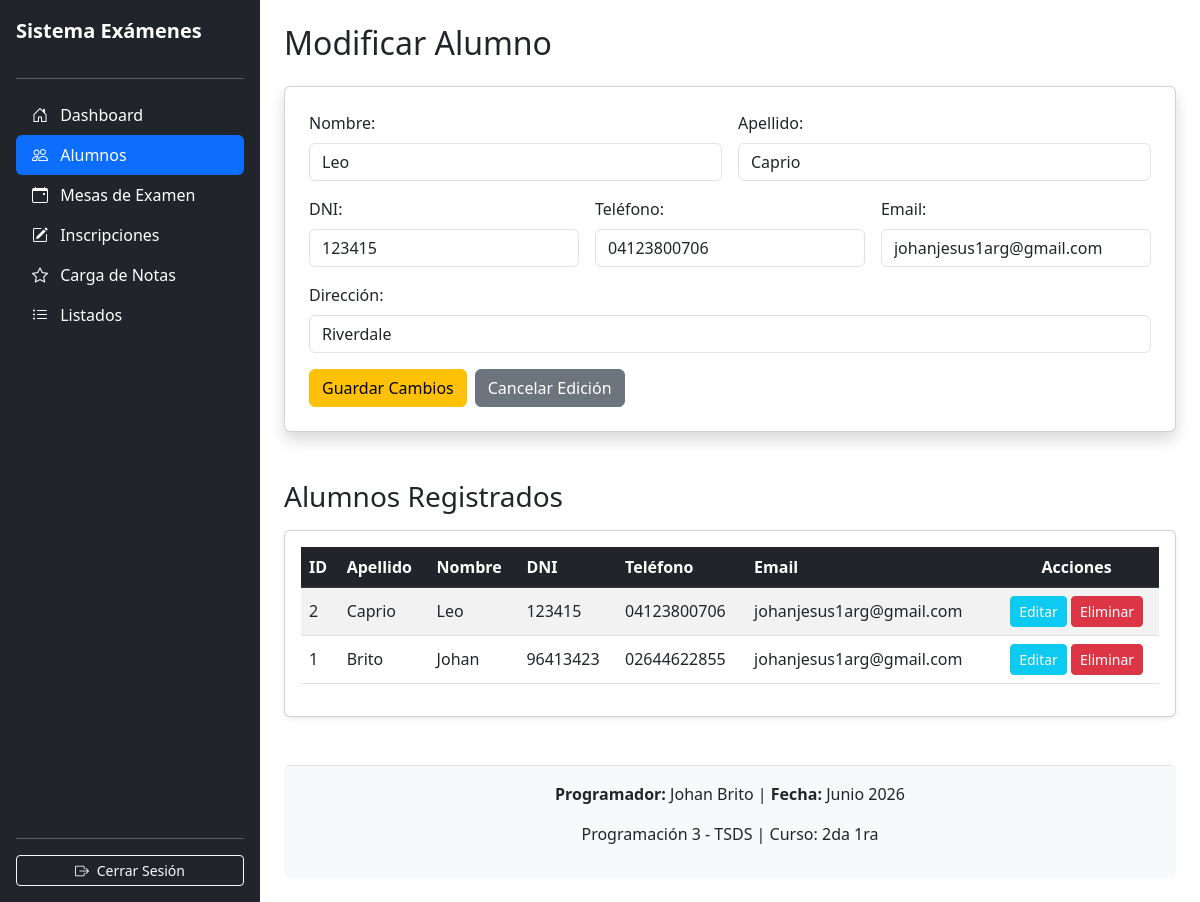
Screenshot of /mod_alumnos.php?editar=2 (signed in) with the database file from the repository.
### tables this page shows
CREATE TABLE `alumnos` (
  `id` int(11) NOT NULL,
  `dni` varchar(15) NOT NULL,
  `nombre` varchar(100) NOT NULL,
  `apellido` varchar(100) NOT NULL,
  `email` varchar(100) DEFAULT NULL,
  `telefono` varchar(50) DEFAULT NULL,
  `direccion` varchar(100) NOT NULL
);

### mod_alumnos.php (the view, shortened to what this page needs)
<?php
include("conexion.php");
$alumno_editar = null;
if (isset($_GET["editar"])) {
    $editado = $_GET["editar"];
    $consulta_buscar = "SELECT * FROM alumnos WHERE id = $editado";
    $res_buscar = mysqli_query($enlace, $consulta_buscar);
    if ($res_buscar && mysqli_num_rows($res_buscar) > 0) {
        $alumno_editar = mysqli_fetch_assoc($res_buscar);
    }
}
$consulta_lista = "SELECT * FROM alumnos ORDER BY id DESC";
$resultado_lista = mysqli_query($enlace, $consulta_lista);
?>
<!DOCTYPE html>
<html lang="es">
<head>
    <link href="https://cdn.jsdelivr.net/npm/bootstrap@5.3.0/dist/css/bootstrap.min.css" rel="stylesheet">
    <link rel="stylesheet" href="https://cdn.jsdelivr.net/npm/bootstrap-icons@1.11.3/font/bootstrap-icons.min.css">
</head>
<body>
    <div class="d-flex" style="min-height: 100vh;">
        <div class="d-flex flex-column flex-shrink-0 p-3 text-white bg-dark" style="width: 260px;">
            <a href="index.php" class="d-flex align-items-center mb-3 text-white text-decoration-none">
                <span class="fs-5 fw-bold">Sistema Exámenes</span>
            </a>
            <hr>
            <ul class="nav nav-pills flex-column mb-auto">
                <li><a href="index.php" class="nav-link text-white"><i class="bi bi-house-door me-2"></i> Dashboard</a></li>
                <li><a href="mod_alumnos.php" class="nav-link text-white active"><i class="bi bi-people me-2"></i> Alumnos</a></li>
                <li><a href="mod_mesas.php" class="nav-link text-white"><i class="bi bi-calendar-event me-2"></i> Mesas de Examen</a></li>
                <li><a href="mod_inscripciones.php" class="nav-link text-white"><i class="bi bi-pencil-square me-2"></i> Inscripciones</a></li>
                <li><a href="carga_notas.php" class="nav-link text-white"><i class="bi bi-star me-2"></i> Carga de Notas</a></li>
                <li><a href="listados.php" class="nav-link text-white"><i class="bi bi-list-ul me-2"></i> Listados</a></li>
            </ul>
            <hr>
            <a href="index.php?cerrar_sesion=1" class="btn btn-outline-light btn-sm"><i class="bi bi-box-arrow-right me-1"></i> Cerrar Sesión</a>
        </div>
        <div class="container-fluid p-4">
            <h2 class="mb-4"><?php echo $alumno_editar ? "Modificar Alumno" : "Alta de Alumno"; ?></h2>
            <form action="mod_alumnos.php" method="POST" class="card p-4 shadow mb-5">
                <div class="row g-3">
                    <div class="col-md-6">
                        <label class="form-label">Nombre:</label>
                        <input type="text" name="nom" class="form-control" required value="<?php echo $alumno_editar ? $alumno_editar['nombre'] : ''; ?>">
                    </div>
                    <div class="col-md-6">
                        <label class="form-label">Apellido:</label>
                        <input type="text" name="ape" class="form-control" required value="<?php echo $alumno_editar ? $alumno_editar['apellido'] : ''; ?>">
                    </div>
                    <div class="col-md-4">
                        <label class="form-label">DNI:</label>
                        <input type="text" name="dni" class="form-control" required value="<?php echo $alumno_editar ? $alumno_editar['dni'] : ''; ?>">
                    </div>
                    <div class="col-md-4">
                        <label class="form-label">Teléfono:</label>
                        <input type="text" name="tel" class="form-control" value="<?php echo $alumno_editar ? $alumno_editar['telefono'] : ''; ?>">
                    </div>
                    <div class="col-md-4">
                        <label class="form-label">Email:</label>
                        <input type="email" name="mail" class="form-control" value="<?php echo $alumno_editar ? $alumno_editar['email'] : ''; ?>">
                    </div>
                    <div class="col-12">
                        <label class="form-label">Dirección:</label>
                        <input type="text" name="dir" class="form-control" value="<?php echo $alumno_editar ? $alumno_editar['direccion'] : ''; ?>">
                    </div>
                </div>
                <div class="d-flex gap-2 mt-3">
                    <button type="submit" class="btn <?php echo $alumno_editar ? 'btn-warning' : 'btn-primary'; ?>">
                        <?php echo $alumno_editar ? "Guardar Cambios" : "Registrar Alumno"; ?>
                    </button>
                    <?php if ($alumno_editar): ?>
                        <a href="mod_alumnos.php" class="btn btn-secondary">Cancelar Edición</a>
                    <?php endif; ?>
                </div>
            </form>
            <h3 class="mb-3">Alumnos Registrados</h3>
            <div class="table-responsive card p-3 shadow-sm mb-5">
                <table class="table table-striped table-hover align-middle">
                    <thead class="table-dark">
                        <tr>
                            <th>ID</th>
                            <th>Apellido</th>
                            <th>Nombre</th>
                            <th>DNI</th>
                            <th>Teléfono</th>
                            <th>Email</th>
                            <th class="text-center">Acciones</th>
                        </tr>
                    </thead>
                    <tbody>
                        <?php if ($resultado_lista && mysqli_num_rows($resultado_lista) > 0): ?>
                            <?php while ($row = mysqli_fetch_assoc($resultado_lista)): ?>
                                <tr>
                                    <td><?php echo $row['id']; ?></td>
                                    <td><?php echo $row['apellido']; ?></td>
                                    <td><?php echo $row['nombre']; ?></td>
                                    <td><?php echo $row['dni']; ?></td>
                                    <td><?php echo $row['telefono']; ?></td>
                                    <td><?php echo $row['email']; ?></td>
                                    <td class="text-center">
                                        <a href="mod_alumnos.php?editar=<?php echo $row['id']; ?>" class="btn btn-sm btn-info text-white">Editar</a>
                                        <a href="mod_alumnos.php?eliminar=<?php echo $row['id']; ?>" class="btn btn-sm btn-danger" onclick="return confirm('¿Seguro que deseas eliminar a este alumno?')">Eliminar</a>
                                    </td>
                                </tr>
                            <?php endwhile; ?>
                        <?php else: ?>
                            <tr>
                                <td colspan="7" class="text-center text-muted">No hay alumnos registrados.</td>
                            </tr>
                        <?php endif; ?>
                    </tbody>
                </table>
            </div>
            <footer class="mt-5 py-3 bg-light text-center border-top rounded">
                <p><strong>Programador:</strong> Johan Brito | <strong>Fecha:</strong> Junio 2026</p>
                <p>Programación 3 - TSDS | Curso: 2da 1ra</p>
            </footer>
        </div>
    </div>
</body>
</html>

### rows the page displays
alumnos: nom "Leo", ape "Caprio", dni "123415", tel "04123800706", mail "johanjesus1arg@gmail.com", dir "Riverdale", id "2", apellido "Caprio", nombre "Leo", telefono "04123800706", email "johanjesus1arg@gmail.com"
alumnos: id "1", apellido "Brito", nombre "Johan", dni "96413423", telefono "02644622855", email "johanjesus1arg@gmail.com"
